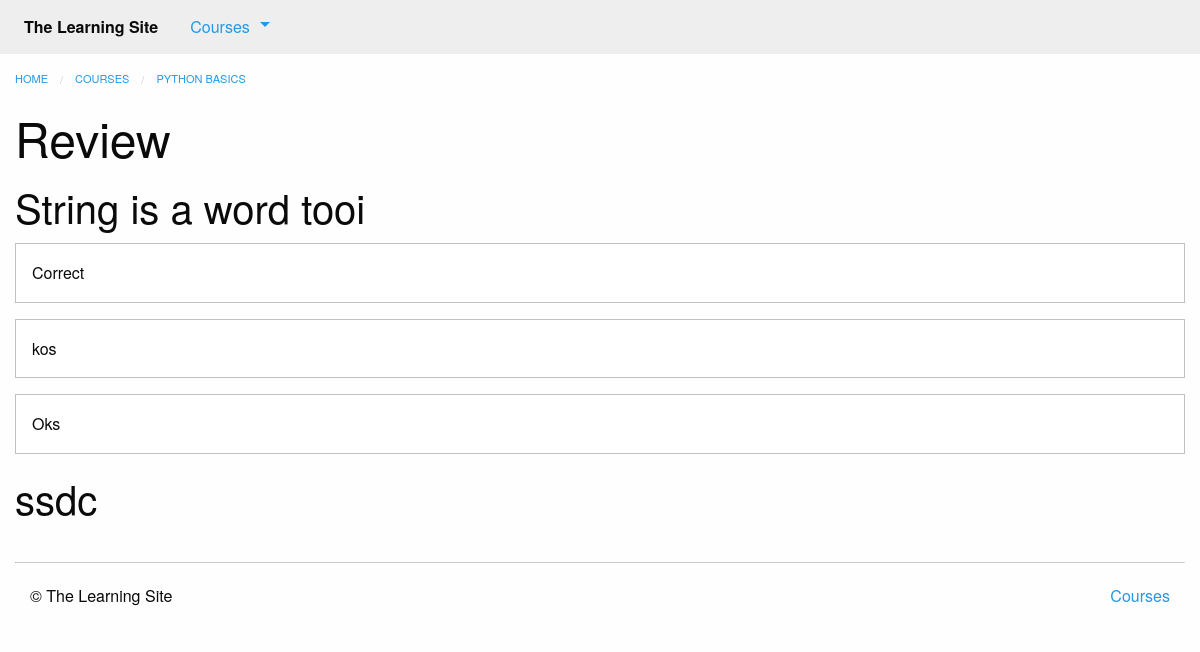
The page /courses/1/q1/ on the database its author committed.
### courses/models.py (models this page shows, shortened)
class Step(models.Model):
    title = models.CharField(max_length=255)
    description = models.TextField()
    order = models.IntegerField(default=0)
    course = models.ForeignKey(Course)
    class Meta:
        abstract = True
        ordering = ['order',]

class Quiz(Step):
    total_questions = models.IntegerField(default=4)
    class Meta:
        verbose_name_plural = "Quizzes"

class Course(models.Model):
    created_at = models.DateTimeField(auto_now_add=True)
    title = models.CharField(max_length=255)
    description = models.TextField()

class Question(models.Model):
    quiz = models.ForeignKey(Quiz)
    order = models.IntegerField(default=0)
    prompt = models.TextField()
    class Meta:
        ordering = ['order',]

class Answer(models.Model):
    question = models.ForeignKey(Question)
    order = models.IntegerField(default=0)
    text = models.CharField(max_length=255)
    correct = models.BooleanField(default=False)
    class Meta:
        ordering = ['order',]

### courses/views.py (the view)
# urls.py: url(r'(?P<course_pk>\d+)/q(?P<step_pk>\d+)/$', views.quiz_detail,
def quiz_detail(request, course_pk, step_pk):
    step = get_object_or_404(models.Quiz, course_id=course_pk, pk=step_pk)
    return render(request, 'courses/quiz_detail.html', {'step': step})

### courses/templatetags/course_extras.py (called while the page is built)
@register.inclusion_tag('courses/course_nav.html')
def nav_courses_list():
    courses = Course.objects.all()[:5]
    return {'courses': courses}

### courses/templates/courses/quiz_detail.html (shortened to what this page needs)
{% extends "courses/layout.html" %}
{% load course_extras %}
{% block breadcrumbs %}
    <li><a href="{% url 'courses:detail' pk=step.course.pk %}">{{ step.course.title }}</a></li>
{% endblock %}
{% block content %}
    <div class="row columns">
        <article>
            {{ block.super }}
            <h1>{{ step.title }}</h1>
            <ul class="no-bullet">
            	{% for question in step.question_set.all %}
            	<li>
            		<h2>{{ question.prompt }}</h2>
            		{% for answer in question.answer_set.all %}
            			<div class="callout">{{ answer.text }}</div>
            		{% endfor %}
            	</li>
            	{% endfor %}
            </ul>
        </article>
    </div>
{% endblock %}

### rows shown on the page
Quiz: course "PYTHON BASICS", title "Review"
Question: prompt "String is a word tooi"
Answer: text "Correct"
Answer: text "kos"
Answer: text "Oks"
Question: prompt "ssdc"
